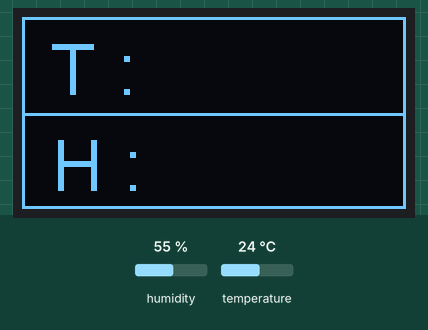
A sketch run on a simulated ESP32. On the bench: 128×64 one-colour display. The test bench sets the inputs (shaded band); at power-on: humidity 55 %, temperature 24 °C. WiFi joins after 1.5 s; servers stay silent unless stated; uploads are accepted with an empty reply; what the sketch prints to the serial monitor is not drawn.

Above: at 0.1 s.
At 1.6 s:
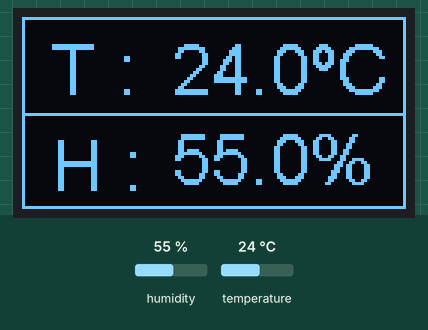

The sketch:

ESP32_Display_Google_Connect.ino
```cpp
//
//  FILE : DHT22_ESP32_Google_Connect
//  AUTHOR : nobug (nobug007@gmail.com)
//  CREATED : 13.7.2021
//  HW : ESP32 & Google ID &  DHT22
//
#include "DHT.h"
#define DHTPIN 15
#define DHTTYPE DHT22

#include <WiFi.h>
#include <HTTPClient.h>
#include "SSD1306Wire.h" // legacy include: `#include "SSD1306.h"`

SSD1306Wire  display(0x3c, 2, 4);

DHT dht(DHTPIN, DHTTYPE);

const char* ssid = "nobug_home";
const char* password = "bang8813";
const String devName = "nobug";
const String Loc = "Seoul";
const String Owner = "Bang";

//Your Domain name with URL path or IP address with path

String serverName = "https://script.google.com//macros/s/AKfycbxaMa6KkfUqfQWLctcGq6J_-SuD6ETeTkjzAVkjEVR8F_GXcGPqI1r7TIZW7YzMExf7/exec";

void setup() {
  Serial.begin(115200);
  display_init();
  WiFi_Connect();
}

void display_init() {
  display.init();
  display.flipScreenVertically();
  display.setFont(ArialMT_Plain_24);
  display.drawRect(0, 0, 128, 64);
  display.drawLine(1, 32, 128, 32);

  display.drawString(10,4, "T : ");
  display.drawString(10,36, "H : ");

  display.display();
}

void WiFi_Connect() {
  WiFi.begin(ssid, password);
  Serial.println("Connecting");
  while(WiFi.status() != WL_CONNECTED) {
    delay(500);
    Serial.print(".");
  }
  Serial.println("");
  Serial.print("Connected to WiFi network with IP Address: ");
  Serial.println(WiFi.localIP());
  Serial.println("Timer set to 5 seconds (timerDelay variable), it will take 5 seconds before publishing the first reading.");
}

void loop() {
  float h = dht.readHumidity();
  float t = dht.readTemperature();
  Serial.print("Humidity: ");
  Serial.print(h);
  Serial.print(" %\t");
  Serial.print("Temperature: ");
  Serial.print(t);
  Serial.println(" C");
  drawStatus(t,h);
   sendData2Server(t, h);
   delay(1000*60*10);
}

void drawStatus(float t, float h) {

  char cT[10];
  char cH[10];
  int sH;

  sprintf(cT,"%2.1fºC",t);
  sprintf(cH,"%2.1f",h);

  sH = 4; // sizeof(cH);
  cH[sH+1] = '\0';
  cH[sH] = '%';

  display.setColor(WHITE);
  display.drawString(50,4, cT);
  display.drawString(50,34, cH);

  display.display();

  display.setColor(BLACK);
  display.drawString(50,4, cT);
  display.drawString(50,34, cH);
}

void    sendData2Server(float t, float h){

    //Check WiFi connection status
    if(WiFi.status()== WL_CONNECTED){
      HTTPClient http;
      String serverPath = serverName + "?Name=" + devName + "&Temp=" + t + "&Humi=" + h  + "&Loc=" + Loc +"&Owner=" + Owner;

      // Your Domain name with URL path or IP address with path
      http.begin(serverPath.c_str());

      // Send HTTP GET request
      int httpResponseCode = http.GET();

      if (httpResponseCode>0) {
        Serial.println(serverPath);
      }
      else {
        Serial.print("Error code: ");
        Serial.println(httpResponseCode);
      }
      // Free resources
      http.end();
    }
    else {
      Serial.println("WiFi Disconnected");
    }
}
```
